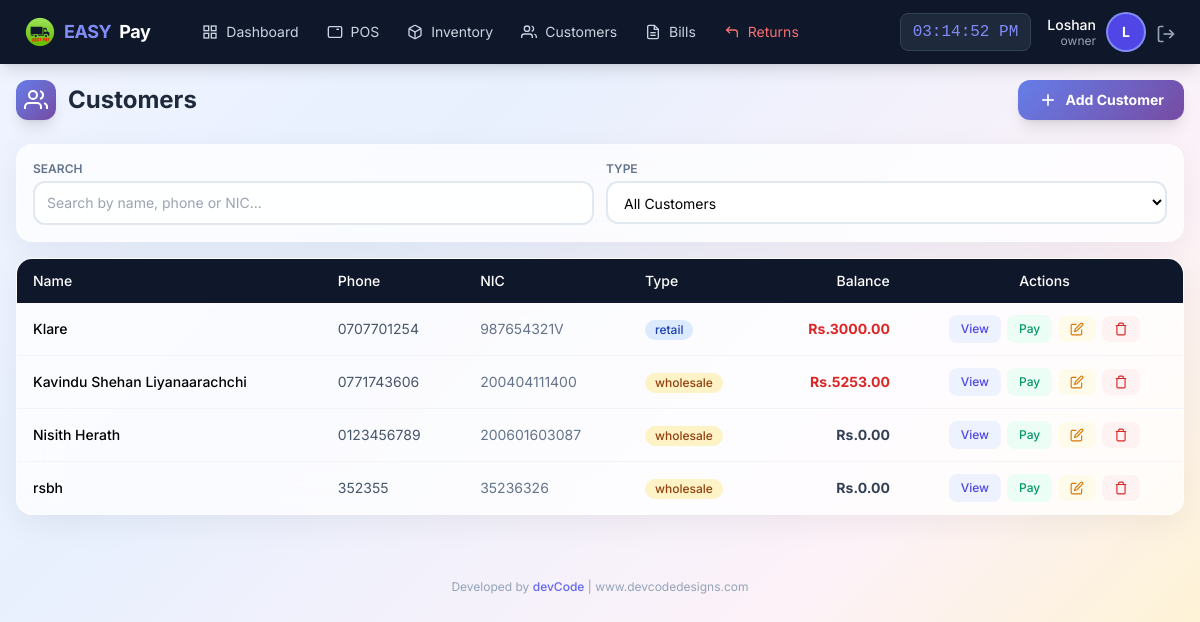
/customer/list (signed in), run on an earlier commit of the app's database.
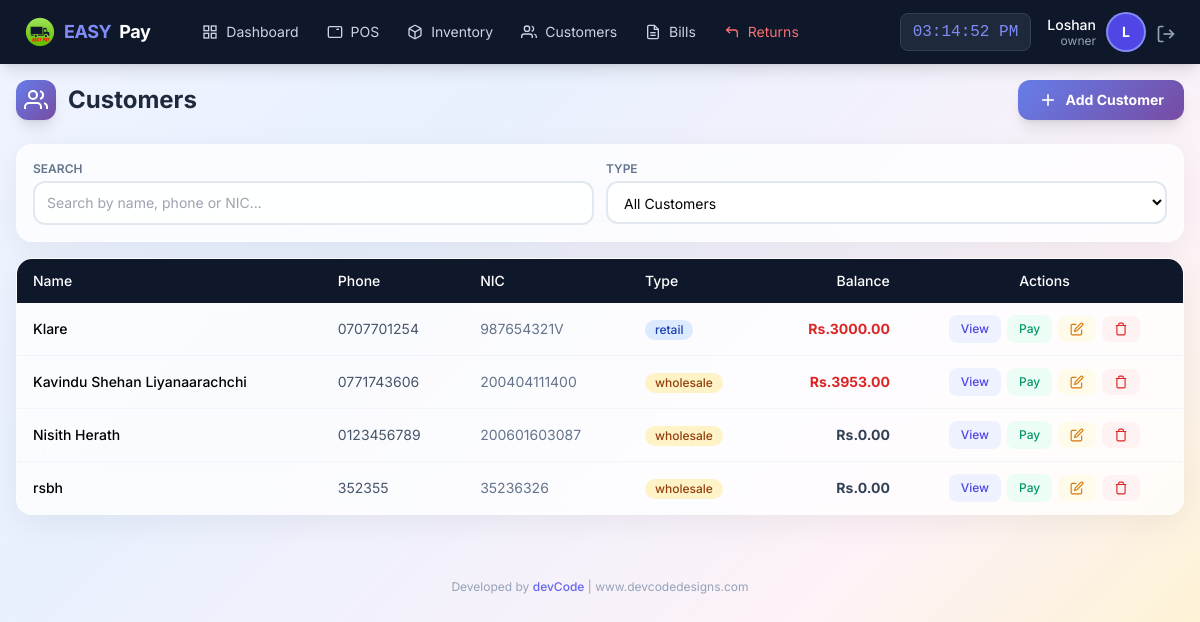
And on a later commit of the database.
### app/models/user.py (models this page shows, shortened)
class User(UserMixin, db.Model):
    __tablename__ = 'users'
    id = db.Column(db.Integer, primary_key=True)
    username = db.Column(db.String(50), unique=True, nullable=False)
    email = db.Column(db.String(120), unique=True, nullable=False)
    password_hash = db.Column(db.String(255), nullable=False)
    role = db.Column(db.String(20), default='staff')  # owner, manager, staff
    is_active = db.Column(db.Boolean, default=True)
    created_at = db.Column(db.DateTime, default=datetime.now)
    last_login = db.Column(db.DateTime)
    orders = db.relationship('Order', backref='cashier_rel', lazy=True, foreign_keys='Order.user_id')

### app/models/customer.py (models this page shows, shortened)
class Customer(db.Model):
    __tablename__ = 'customers'
    id = db.Column(db.Integer, primary_key=True)
    name = db.Column(db.String(100), nullable=False)
    phone = db.Column(db.String(20), unique=True, nullable=False)
    email = db.Column(db.String(120))
    address = db.Column(db.Text)
    nic = db.Column(db.String(20), unique=True, nullable=False)  # National ID Card - mandatory & unique
    customer_type = db.Column(db.String(20), default='retail')
    balance = db.Column(db.Float, default=0.0)
    total_purchases = db.Column(db.Float, default=0.0)
    total_paid = db.Column(db.Float, default=0.0)
    is_active = db.Column(db.Boolean, default=True)
    notes = db.Column(db.Text)
    created_at = db.Column(db.DateTime, default=datetime.now)
    updated_at = db.Column(db.DateTime, default=datetime.now, onupdate=datetime.now)
    orders = db.relationship('Order', backref='customer_rel', lazy=True)
    payments = db.relationship('Payment', backref='customer_rel', lazy=True)

### app/routes/customer.py (the view)
@customer_bp.route('/list')
@login_required
def list_customers():
    customers = Customer.query.filter_by(is_active=True).order_by(Customer.customer_type, Customer.name).all()
    return render_template('customer/list.html', customers=customers)

### app/models/user.py (called while the page is built)
@login_manager.user_loader
def load_user(user_id):
    return User.query.get(int(user_id))

### app/templates/customer/list.html (shortened to what this page needs)
{% extends "base.html" %}
{% block content %}
<div class="max-w-7xl mx-auto px-2 sm:px-4 py-3 sm:py-4">
    <div class="flex flex-col sm:flex-row justify-between items-start sm:items-center gap-2 sm:gap-3 mb-4 sm:mb-6">
        <h1 class="text-lg sm:text-2xl font-bold text-slate-800 flex items-center gap-2 sm:gap-3">
            <span class="w-8 h-8 sm:w-10 sm:h-10 gradient-indigo rounded-lg sm:rounded-xl flex items-center justify-center shadow-lg flex-shrink-0">
                <svg class="w-4 h-4 sm:w-6 sm:h-6 text-white" viewBox="0 0 24 24" fill="none" stroke="currentColor" stroke-width="2">
                    <path d="M17 21v-2a4 4 0 0 0-4-4H5a4 4 0 0 0-4 4v2"></path>
                    <circle cx="9" cy="7" r="4"></circle>
                    <path d="M23 21v-2a4 4 0 0 0-3-3.87"></path>
                    <path d="M16 3.13a4 4 0 0 1 0 7.75"></path>
                </svg>
            </span>
            <span class="xs:hidden">Customers</span>
        </h1>
        <button onclick="showAddCustomer()" class="gradient-indigo text-white px-3 sm:px-5 py-2 sm:py-2.5 rounded-xl font-bold hover:opacity-90 transition flex items-center gap-1.5 sm:gap-2 shadow-lg text-xs sm:text-sm w-full sm:w-auto justify-center">
            <svg class="w-4 h-4 sm:w-5 sm:h-5" viewBox="0 0 24 24" fill="none" stroke="currentColor" stroke-width="2">
                <line x1="12" y1="5" x2="12" y2="19"></line>
                <line x1="5" y1="12" x2="19" y2="12"></line>
            </svg>
            Add Customer
        </button>
    </div>
    <div class="glass-card rounded-xl sm:rounded-2xl p-3 sm:p-4 mb-3 sm:mb-4">
        <div class="grid grid-cols-1 sm:grid-cols-2 gap-2 sm:gap-3">
            <div>
                <label class="block text-[10px] sm:text-xs font-semibold text-slate-500 uppercase mb-1">Search</label>
                <input type="text" id="custSearch" class="w-full border-2 border-slate-200 rounded-lg sm:rounded-xl px-2 sm:px-3 py-1.5 sm:py-2.5 text-xs sm:text-sm bg-white/80 focus:border-indigo-400 focus:outline-none"
                       placeholder="Search by name, phone or NIC..." onkeyup="filterTable()">
            </div>
            <div>
                <label class="block text-[10px] sm:text-xs font-semibold text-slate-500 uppercase mb-1">Type</label>
                <select id="typeFilter" class="w-full border-2 border-slate-200 rounded-lg sm:rounded-xl px-2 sm:px-3 py-1.5 sm:py-2.5 text-xs sm:text-sm bg-white/80 focus:border-indigo-400 focus:outline-none" onchange="filterTable()">
                    <option value="all">All Customers</option>
                </select>
            </div>
        </div>
    </div>
    <div class="hidden lg:block glass-card rounded-2xl overflow-hidden">
        <div class="overflow-x-auto">
            <table class="w-full text-sm" id="custTable">
                <thead>
                    <tr class="bg-slate-900 text-white">
                        <th class="px-4 py-3 text-left font-medium">Name</th>
                        <th class="px-4 py-3 text-left font-medium">Phone</th>
                        <th class="px-4 py-3 text-left font-medium">NIC</th>
                        <th class="px-4 py-3 text-left font-medium">Type</th>
                        <th class="px-4 py-3 text-right font-medium">Balance</th>
                        <th class="px-4 py-3 text-center font-medium">Actions</th>
                    </tr>
                </thead>
                <tbody class="divide-y divide-slate-100">
                    {% for customer in customers %}
                    <tr class="hover:bg-slate-50 transition customer-row" data-type="{{ customer.customer_type }}">
                        <td class="px-4 py-3 font-medium">{{ customer.name }}</td>
                        <td class="px-4 py-3 text-slate-600">{{ customer.phone }}</td>
                        <td class="px-4 py-3 text-slate-500">{{ customer.nic or '-' }}</td>
                        <td class="px-4 py-3">
                            <span class="inline-flex items-center px-2.5 py-0.5 rounded-full text-xs font-medium {{ 'bg-amber-100 text-amber-800' if customer.customer_type == 'wholesale' else 'bg-blue-100 text-blue-800' }}">
                                {{ customer.customer_type }}
                            </span>
                        </td>
                        <td class="px-4 py-3 text-right font-bold {{ 'text-red-600' if customer.balance > 0 else 'text-slate-700' }}">Rs.{{ "%.2f"|format(customer.balance) }}</td>
                        <td class="px-4 py-3">
                            <div class="flex items-center justify-center gap-1.5">
                                <button onclick="viewCustomer({{ customer.id }})" class="px-3 py-1.5 bg-indigo-50 text-indigo-600 text-xs font-medium rounded-lg hover:bg-indigo-100">View</button>
                                <button onclick="showPayment({{ customer.id }}, '{{ customer.name }}', {{ customer.balance }})" class="px-3 py-1.5 bg-emerald-50 text-emerald-600 text-xs font-medium rounded-lg hover:bg-emerald-100">Pay</button>
                                {% if current_user.role in ['owner','manager'] %}
                                <button onclick="editCustomer({{ customer.id }})" class="px-3 py-1.5 bg-amber-50 text-amber-600 text-xs font-medium rounded-lg hover:bg-amber-100">
                                    <svg class="w-3.5 h-3.5" viewBox="0 0 24 24" fill="none" stroke="currentColor" stroke-width="2"><path d="M11 4H4a2 2 0 0 0-2 2v14a2 2 0 0 0 2 2h14a2 2 0 0 0 2-2v-7"></path><path d="M18.5 2.5a2.121 2.121 0 0 1 3 3L12 15l-4 1 1-4 9.5-9.5z"></path></svg>
                                </button>
                                {% endif %}
                                {% if current_user.role in ['owner','manager'] %}
                                <button onclick="confirmDelete({{ customer.id }}, '{{ customer.name }}')" class="px-3 py-1.5 bg-red-50 text-red-600 text-xs font-medium rounded-lg hover:bg-red-100">
                                    <svg class="w-3.5 h-3.5" viewBox="0 0 24 24" fill="none" stroke="currentColor" stroke-width="2"><polyline points="3 6 5 6 21 6"></polyline><path d="M19 6v14a2 2 0 0 1-2 2H7a2 2 0 0 1-2-2V6m3 0V4a2 2 0 0 1 2-2h4a2 2 0 0 1 2 2v2"></path></svg>
                                </button>
                                {% endif %}
                            </div>
                        </td>
                    </tr>
                    {% else %}
                    <tr><td colspan="6" class="px-4 py-8 text-center text-slate-400">No customers found</td></tr>
                    {% endfor %}
                </tbody>
            </table>
        </div>
    </div>
</div>
{% endblock %}

### app/templates/base.html (shortened to what this page needs)
<!DOCTYPE html>
<html lang="en">
<head>
    <script src="https://cdn.tailwindcss.com"></script>
</head>
<body class="bg-slate-100 min-h-screen">
    <nav class="bg-slate-900 text-white shadow-lg fixed top-0 left-0 right-0 z-50">
        <div class="flex justify-between items-center px-4 lg:px-6 h-16">
            <div class="flex items-center gap-6">
                <a href="{{ url_for('pos.dashboard') }}" class="flex items-center gap-2 text-lg font-bold tracking-tight">
                    <img src="{{ url_for('static', filename='img/easypay-logo.png') }}"
                        alt="EASY PAY"
                        class="w-8 h-8 object-contain">
                    <span class="text-indigo-400">EASY</span>Pay
                </a>
                {% if current_user.is_authenticated %}
                <div class="hidden lg:flex items-center gap-1 ml-4">
                    <a href="{{ url_for('pos.dashboard') }}" class="nav-link px-3 py-2 text-sm text-slate-300 hover:text-white flex items-center gap-2">
                        <svg class="icon-sm" viewBox="0 0 24 24" fill="none" stroke="currentColor" stroke-width="2">
                            <rect x="3" y="3" width="7" height="7"></rect><rect x="14" y="3" width="7" height="7"></rect>
                            <rect x="14" y="14" width="7" height="7"></rect><rect x="3" y="14" width="7" height="7"></rect>
                        </svg>
                        Dashboard
                    </a>
                    <a href="{{ url_for('pos.terminal') }}" class="nav-link px-3 py-2 text-sm text-slate-300 hover:text-white flex items-center gap-2">
                        <svg class="icon-sm" viewBox="0 0 24 24" fill="none" stroke="currentColor" stroke-width="2">
                            <rect x="2" y="4" width="20" height="16" rx="2"></rect>
                            <line x1="6" y1="8" x2="6" y2="8"></line><line x1="10" y1="8" x2="10" y2="8"></line>
                            <line x1="14" y1="8" x2="18" y2="8"></line>
                        </svg>
                        POS
                    </a>
                    {% if current_user.role in ['owner','manager'] %}
                    <a href="{{ url_for('inventory.manage') }}" class="nav-link px-3 py-2 text-sm text-slate-300 hover:text-white flex items-center gap-2">
                        Inventory
                    </a>
                    {% endif %}
                    <a href="{{ url_for('customer.list_customers') }}" class="nav-link px-3 py-2 text-sm text-slate-300 hover:text-white flex items-center gap-2">
                        <svg class="icon-sm" viewBox="0 0 24 24" fill="none" stroke="currentColor" stroke-width="2">
                            <path d="M17 21v-2a4 4 0 0 0-4-4H5a4 4 0 0 0-4 4v2"></path>
                            <circle cx="9" cy="7" r="4"></circle>
                            <path d="M23 21v-2a4 4 0 0 0-3-3.87"></path>
                            <path d="M16 3.13a4 4 0 0 1 0 7.75"></path>
                        </svg>
                        Customers
                    </a>
                    <a href="{{ url_for('pos.bills') }}" class="nav-link px-3 py-2 text-sm text-slate-300 hover:text-white flex items-center gap-2">
                        <svg class="icon-sm" viewBox="0 0 24 24" fill="none" stroke="currentColor" stroke-width="2">
                            <path d="M14 2H6a2 2 0 0 0-2 2v16a2 2 0 0 0 2 2h12a2 2 0 0 0 2-2V8z"></path>
                            <polyline points="14 2 14 8 20 8"></polyline>
                            <line x1="16" y1="13" x2="8" y2="13"></line><line x1="16" y1="17" x2="8" y2="17"></line>
                        </svg>
                        Bills
                    </a>
                    <a href="{{ url_for('pos.returns') }}" class="nav-link px-3 py-2 text-sm text-red-400 hover:text-red-300 flex items-center gap-2">
                        <svg class="icon-sm" viewBox="0 0 24 24" fill="none" stroke="currentColor" stroke-width="2">
                            <polyline points="9 14 4 9 9 4"></polyline>
                            <path d="M20 20v-7a4 4 0 0 0-4-4H4"></path>
                        </svg>
                        Returns
                    </a>
                </div>
                {% endif %}
            </div>
            {% if current_user.is_authenticated %}
            <div class="flex items-center gap-4">
                <span id="liveClock" class="hidden sm:block text-base font-mono bg-slate-800 px-3 py-1.5 rounded-lg text-indigo-400 border border-slate-700"></span>
                <div class="flex items-center gap-3">
                    <div class="hidden sm:block text-right">
                        <p class="text-sm font-medium leading-tight">{{ current_user.username|capitalize }}</p>
                        <p class="text-xs text-slate-400 leading-tight">{{ current_user.role }}</p>
                    </div>
                    <div class="w-9 h-9 bg-indigo-600 rounded-full flex items-center justify-center text-sm font-bold ring-2 ring-indigo-400">
                        {{ current_user.username[0]|upper }}
                    </div>
                    <a href="{{ url_for('auth.logout') }}" class="text-slate-400 hover:text-red-400 transition" title="Logout">
                        <svg class="icon" viewBox="0 0 24 24" fill="none" stroke="currentColor" stroke-width="2">
                            <path d="M9 21H5a2 2 0 0 1-2-2V5a2 2 0 0 1 2-2h4"></path>
                            <polyline points="16 17 21 12 16 7"></polyline>
                            <line x1="21" y1="12" x2="9" y2="12"></line>
                        </svg>
                    </a>
                </div>
            </div>
            {% endif %}
        </div>
    </nav>
    <div class="pt-16 pb-20 lg:pb-4">
        {% block content %}{% endblock %}
        <footer class="max-w-7xl mx-auto px-4 py-4 text-center text-xs text-slate-400 mt-8">
            Developed by <a href="https://www.devcodedesigns.com" target="_blank" class="text-indigo-500 hover:text-indigo-700 font-medium">devCode</a> | www.devcodedesigns.com
        </footer>
    </div>
</body>
</html>

### app/templates/base.html (style rules this page uses)
body { font-family: 'Inter', system-ui, sans-serif; }
.nav-link { transition: all 0.2s; }
.icon { width: 20px; height: 20px; display: inline-block; vertical-align: middle; }
.icon-sm { width: 16px; height: 16px; }

### app/templates/customer/list.html (style rules this page uses)
body { background: linear-gradient(135deg, #f0f4ff 0%, #e8f0fe 30%, #fdf2f8 70%, #fef3c7 100%); min-height: 100vh; }
.glass-card { background: rgba(255, 255, 255, 0.75); backdrop-filter: blur(20px); -webkit-backdrop-filter: blur(20px); border: 1px solid rgba(255, 255, 255, 0.4); box-shadow: 0 8px 32px rgba(0, 0, 0, 0.06); }
.gradient-indigo { background: linear-gradient(135deg, #667eea 0%, #764ba2 100%); }

What changed in the data, as far as the page shows it:
changed Customer "Kavindu Shehan Liyanaarachchi": balance "5253.00" → "3953.00"
